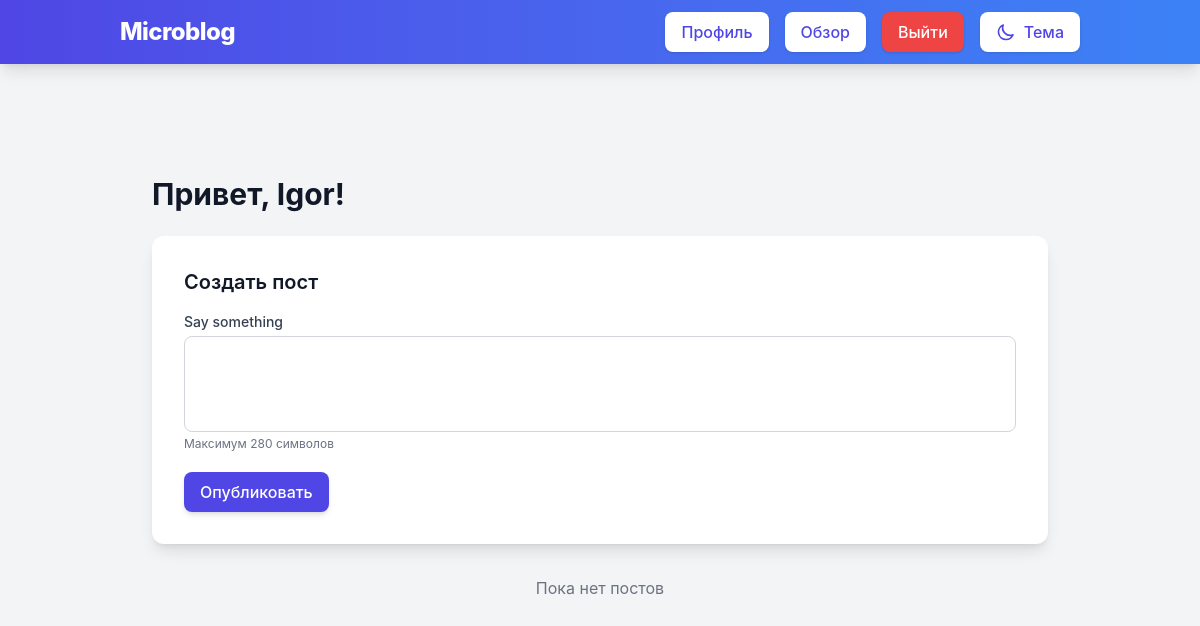
The app's page /index (signed in), older data.
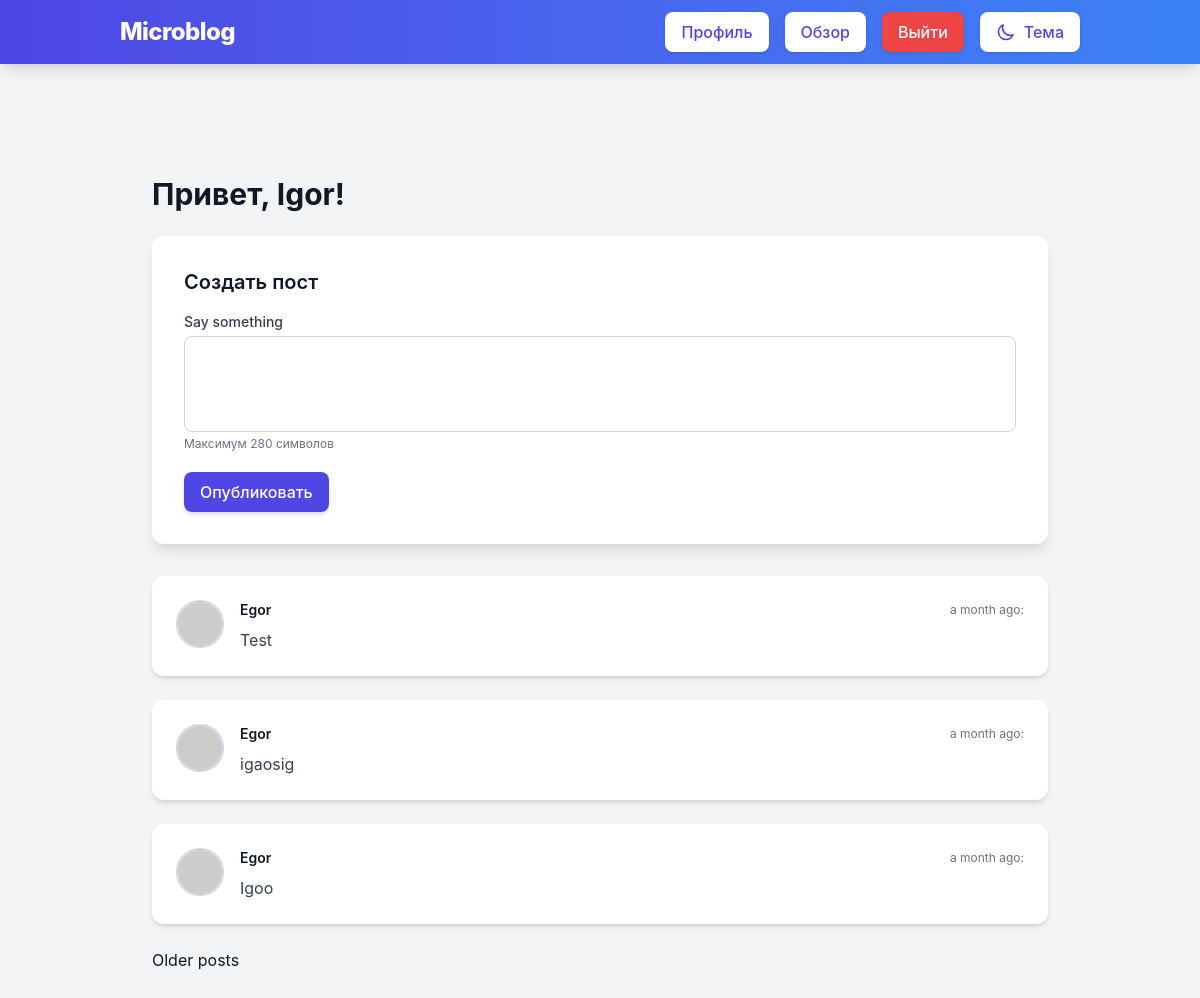
The same page, newer data.
### app/models.py (models this page shows, shortened)
class User(UserMixin, db.Model):
    id: so.Mapped[int] = so.mapped_column(primary_key=True)
    username: so.Mapped[str] = so.mapped_column(sa.String(64), index=True, unique=True)
    email: so.Mapped[str] = so.mapped_column(sa.String(120), index=True, unique=True)
    password_hash: so.Mapped[Optional[str]] = so.mapped_column(sa.String(256))
    about_me: so.Mapped[Optional[str]] = so.mapped_column(sa.String(140))
    last_seen: so.Mapped[Optional[datetime]] = so.mapped_column(
        default=lambda: datetime.now(timezone.utc))
    following: so.WriteOnlyMapped['User'] = so.relationship(
        secondary=followers, primaryjoin=(followers.c.follower_id == id),
        secondaryjoin=(followers.c.followed_id == id),
        back_populates='followers')
    followers: so.WriteOnlyMapped['User'] = so.relationship(
        secondary=followers, primaryjoin=(followers.c.followed_id == id),
        secondaryjoin=(followers.c.follower_id == id),
        back_populates='following')
    def following_posts(self):
        Author = so.aliased(User)
        Follower = so.aliased(User)
        return (
            sa.select(Post)
            .join(Post.author.of_type(Author))
            .join(Author.followers.of_type(Follower))
            .where(Follower.id == self.id)
            .order_by(Post.timestamp.desc())
        )
    posts: so.WriteOnlyMapped['Post'] = so.relationship(
        back_populates='author')
    def avatar(self, size):
        digest = sha256(self.email.lower().encode('utf-8')).hexdigest()
        return f'https://gravatar.com/avatar/{digest}?s={size}'

class Post(db.Model):
    id: so.Mapped[int] = so.mapped_column(primary_key=True)
    body: so.Mapped[str] = so.mapped_column(sa.String(140))
    timestamp: so.Mapped[datetime] = so.mapped_column(
        index=True, default=lambda: datetime.now(timezone.utc))
    user_id: so.Mapped[int] = so.mapped_column(sa.ForeignKey(User.id),
                                               index=True)
    author: so.Mapped[User] = so.relationship(back_populates='posts')

### app/routes.py (the view)
@app.route('/', methods=['GET', 'POST'])
@app.route('/index', methods=['GET', 'POST'])
@login_required
def index():
    form = PostForm()
    if form.validate_on_submit():
        post = Post(body=form.post.data, author=current_user)
        db.session.add(post)
        db.session.commit()
        flash('Your post is now live!')
        return redirect(url_for('index'))
    page = request.args.get('page', 1, type=int)
    posts = db.paginate(current_user.following_posts(), page=page,
                        per_page=app.config['POSTS_PER_PAGE'], error_out=False)
    next_url = url_for('index', page=posts.next_num) \
        if posts.has_next else None
    prev_url = url_for('index', page=posts.prev_num) \
        if posts.has_prev else None
    return render_template('index.html', title='Home', form=form,
                           posts=posts.items, next_url=next_url,
                           prev_url=prev_url)

### app/forms.py
class PostForm(FlaskForm):
    post = TextAreaField('Say something', validators=[
        DataRequired(), Length(min=1, max=140)])
    submit = SubmitField('Submit')

### app/models.py (called while the page is built)
@login.user_loader
def load_user(id):
  return db.session.get(User, int(id))

### app/routes.py (called while the page is built)
@app.before_request
def before_request():
    if current_user.is_authenticated:
        current_user.last_seen = datetime.now(timezone.utc)
        db.session.commit()

### app/templates/index.html (shortened to what this page needs)
{% extends "base.html" %}
{% block content %}
    <div class="container mx-auto px-4 py-6 sm:px-6 lg:px-8 mt-10 sm:mt-12 lg:mt-16">
        <h1 class="text-2xl sm:text-3xl font-bold mb-6 text-gray-900 dark:text-gray-100">
            Привет, {{ current_user.username }}!
        </h1>
        {% if form %}
        <div class="bg-white dark:bg-gray-900 p-6 sm:p-8 rounded-xl shadow-lg mb-8 transition-all duration-300 animate-fade-in">
            <h2 class="text-xl font-semibold text-gray-900 dark:text-gray-100 mb-4">Создать пост</h2>
            <form action="" method="post" novalidate>
                <div class="mb-5">
                    {{ form.post.label(class="block text-sm font-medium text-gray-700 dark:text-gray-300 mb-1") }}
                    {{ form.post(class="mt-1 block w-full p-3 border border-gray-300 dark:border-gray-600 bg-white dark:bg-gray-800 rounded-lg focus:outline-none focus:ring-2 focus:ring-indigo-500 transition-all duration-200 text-gray-900 dark:text-gray-100 placeholder-gray-400 dark:placeholder-gray-500 h-24 resize-none") }}
                    <p class="text-xs text-gray-500 dark:text-gray-400 mt-1">Максимум 280 символов</p>
                </div>
                <button type="submit"
                        class="w-full sm:w-auto px-4 py-2 bg-indigo-600 text-white rounded-lg font-medium hover:bg-indigo-700 dark:bg-indigo-700 dark:hover:bg-indigo-800 transition-all duration-200 shadow-md focus:outline-none focus:ring-2 focus:ring-indigo-500 focus:ring-offset-2">
                    Опубликовать
                </button>
            </form>
        </div>
        {% endif %}
        <div class="space-y-4">
            {% if posts %}
                {% for post in posts %}
                    {% include '_post.html' %}
                {% endfor %}
                {% if next_url %}
                    <a href="{{ next_url }}">Older posts</a>
                {% endif %}
            {% else %}
                <p class="text-gray-500 dark:text-gray-400 text-center text-sm sm:text-base">
                    Пока нет постов
                </p>
            {% endif %}
        </div>
    </div>
{% endblock %}

### app/templates/base.html (shortened to what this page needs)
<!DOCTYPE html>
<html lang="en">
  <head>
    <link rel="stylesheet" href="{{url_for('static',filename='dist/output.css')}}">
  </head>
  <body class="bg-gray-100 dark:bg-gray-800 text-gray-900 dark:text-gray-100 transition-colors duration-300">
    <nav class="bg-gradient-to-r from-indigo-600 to-blue-500 dark:from-indigo-800 dark:to-blue-700 shadow-lg">
      <div class="container mx-auto px-4 py-3 sm:px-6 lg:px-8">
        <div class="flex justify-between items-center">
          <a href="{{ url_for('index') }}" class="text-2xl font-extrabold text-white tracking-tight hover:text-gray-100 transition-colors">
            Microblog
          </a>
          <div class="hidden sm:flex sm:items-center sm:space-x-4">
            {% if current_user.is_anonymous %}
              <a href="{{ url_for('login') }}"
                 class="px-4 py-2 bg-white dark:bg-gray-700 text-indigo-600 dark:text-gray-100 rounded-lg font-medium hover:bg-indigo-50 dark:hover:bg-gray-600 transition-all duration-200 shadow-sm">
                Войти
              </a>
              <a href="{{ url_for('register') }}"
                 class="px-4 py-2 bg-indigo-600 text-white rounded-lg font-medium hover:bg-indigo-700 dark:hover:bg-indigo-800 transition-all duration-200 shadow-sm">
                Регистрация
              </a>
            {% else %}
              <a href="{{ url_for('user', username=current_user.username) }}"
                 class="px-4 py-2 bg-white dark:bg-gray-700 text-indigo-600 dark:text-gray-100 rounded-lg font-medium hover:bg-indigo-50 dark:hover:bg-gray-600 transition-all duration-200 shadow-sm">
                Профиль
              </a>
              <a href="{{ url_for('explore') }}"
                 class="px-4 py-2 bg-white dark:bg-gray-700 text-indigo-600 dark:text-gray-100 rounded-lg font-medium hover:bg-indigo-50 dark:hover:bg-gray-600 transition-all duration-200 shadow-sm">
                Обзор
              </a>
              <a href="{{ url_for('logout') }}"
                 class="px-4 py-2 bg-red-500 text-white rounded-lg font-medium hover:bg-red-600 dark:hover:bg-red-600 transition-all duration-200 shadow-sm">
                Выйти
              </a>
            {% endif %}
            <button id="theme-toggle"
                    class="px-4 py-2 bg-white dark:bg-gray-700 text-indigo-600 dark:text-gray-100 rounded-lg font-medium hover:bg-indigo-50 dark:hover:bg-gray-600 transition-all duration-200 shadow-sm flex items-center justify-center cursor-pointer">
              <svg class="w-5 h-5 mr-2 block dark:hidden" fill="none" stroke="currentColor" viewBox="0 0 24 24">
                <path stroke-linecap="round" stroke-linejoin="round" stroke-width="2" d="M20.354 15.354A9 9 0 018.646 3.646 9.003 9.003 0 0012 21a9.003 9.003 0 008.354-5.646z" />
              </svg>
              Тема
            </button>
          </div>
        </div>
      </div>
    </nav>
    <div class="container mx-auto px-4 py-6 sm:px-6 lg:px-8">
      {% block content %}{% endblock %}
    </div>
  </body>
</html>

### app/templates/_post.html
<div class="bg-white dark:bg-gray-900 p-4 sm:p-6 rounded-xl shadow-md mb-6 transition-all duration-300 animate-fade-in">
    <div class="flex items-start space-x-4">
        <div>
            <img src="{{ post.author.avatar(48) }}" alt="{{ post.author.username }}'s Avatar"
                 class="w-12 h-12 rounded-full border-2 border-gray-300 dark:border-gray-600">
        </div>
        <div class="flex-1">
            <div class="flex items-center justify-between">
                <div class="text-sm font-semibold text-gray-900 dark:text-gray-100">
                    {{ post.author.username }}
                </div>
                <div class="text-xs text-gray-500 dark:text-gray-400">
                    {{ moment(post.timestamp).fromNow() }}:
                </div>
            </div>
            <p class="mt-2 text-gray-700 dark:text-gray-300 text-sm sm:text-base">
                {{ post.body }}
            </p>
        </div>
    </div>
</div>

Row changes from the older to the newer data that the page shows:
added Post: author.username "Egor", timestamp "a month ago", body "Test"
added Post: author.username "Egor", timestamp "a month ago", body "igaosig"
added Post: author.username "Egor", timestamp "a month ago", body "Igoo"
Text that changed along with them:
text no longer shown: "Пока нет постов"
text now shown: "Older posts"
